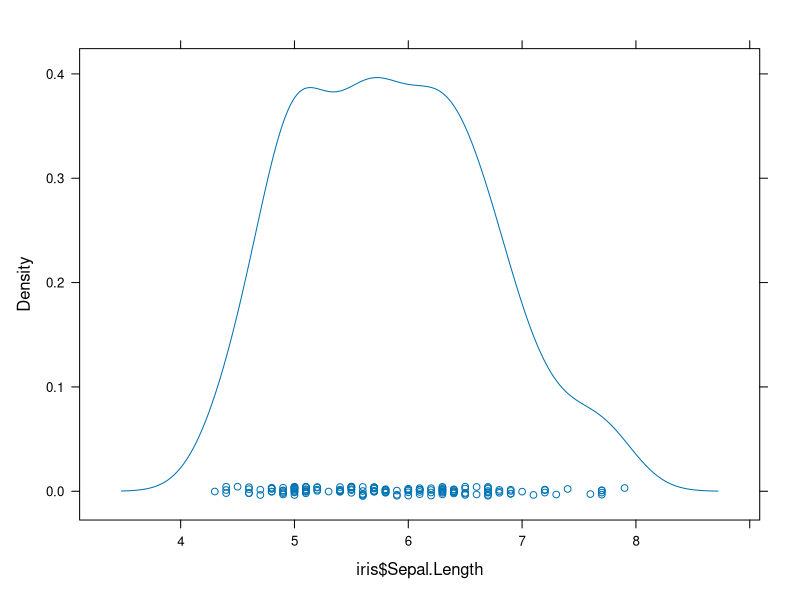
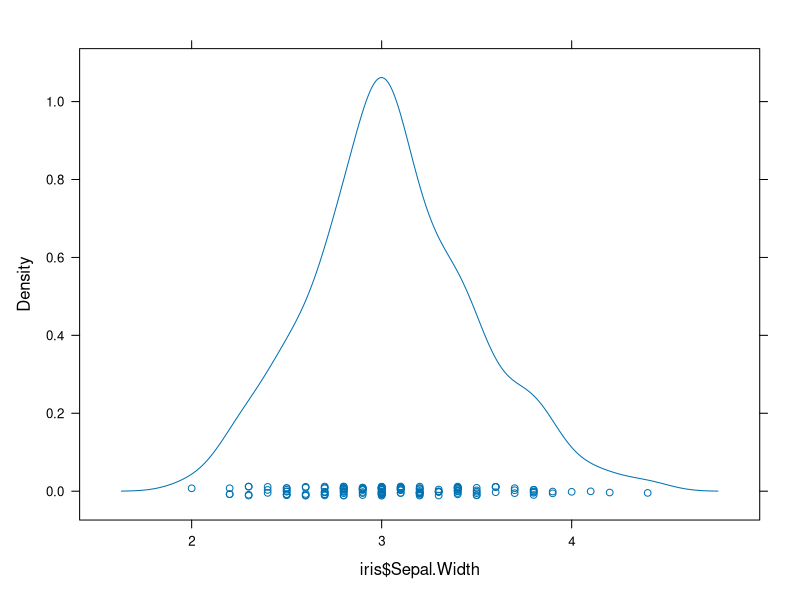
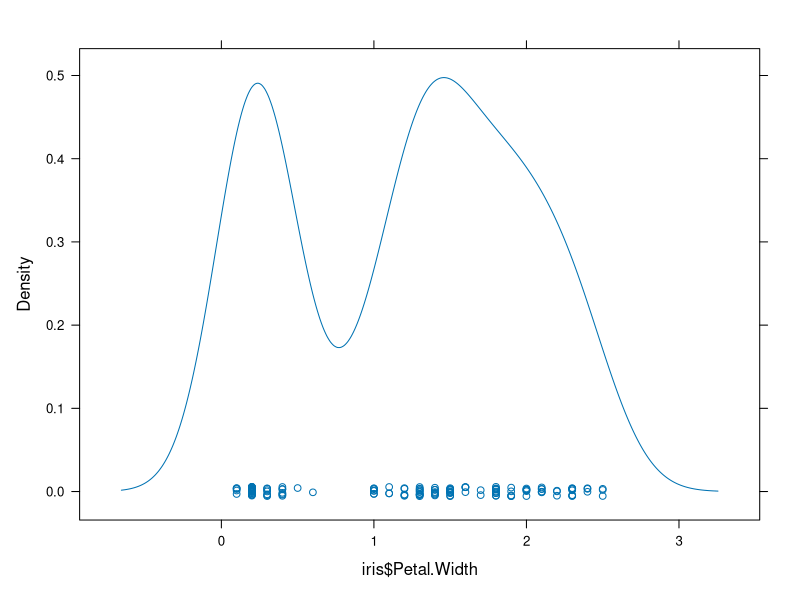
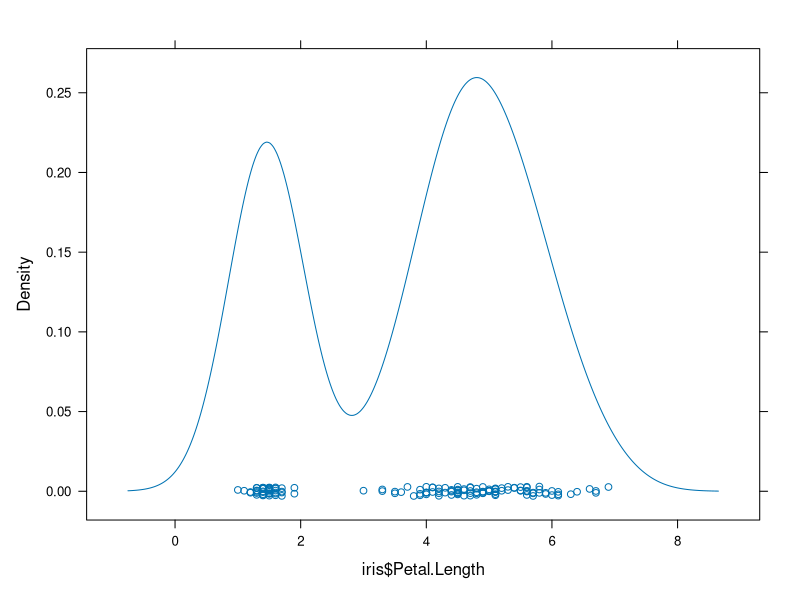
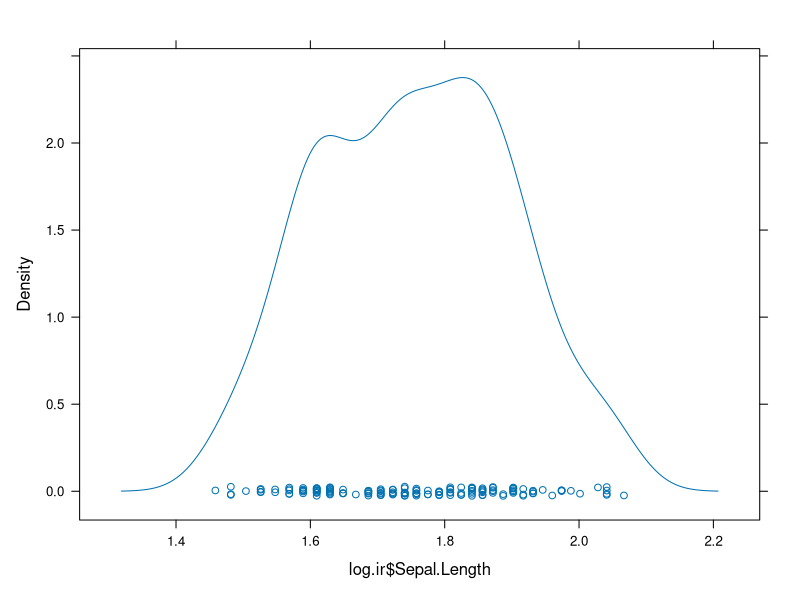
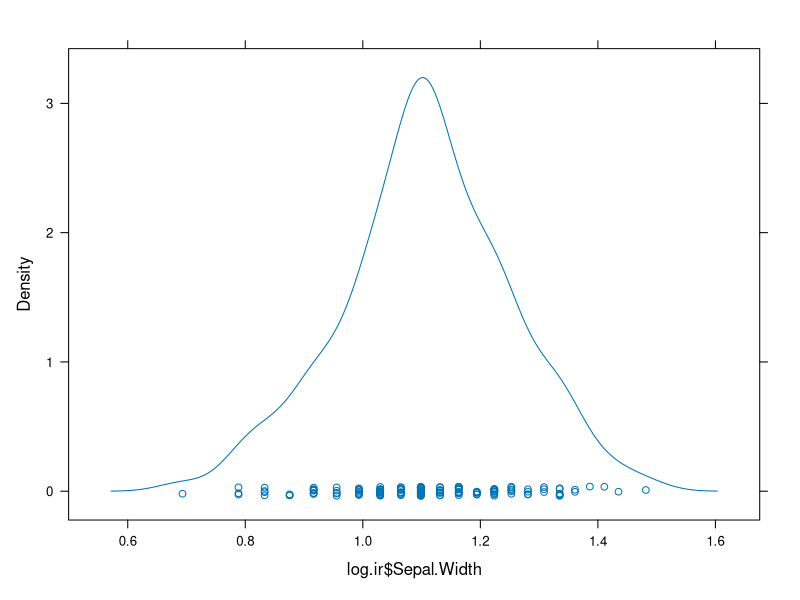
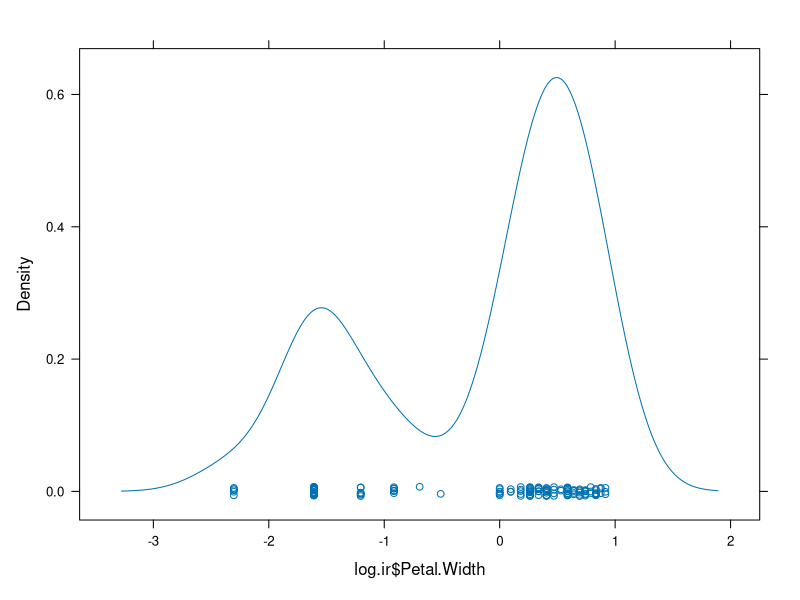
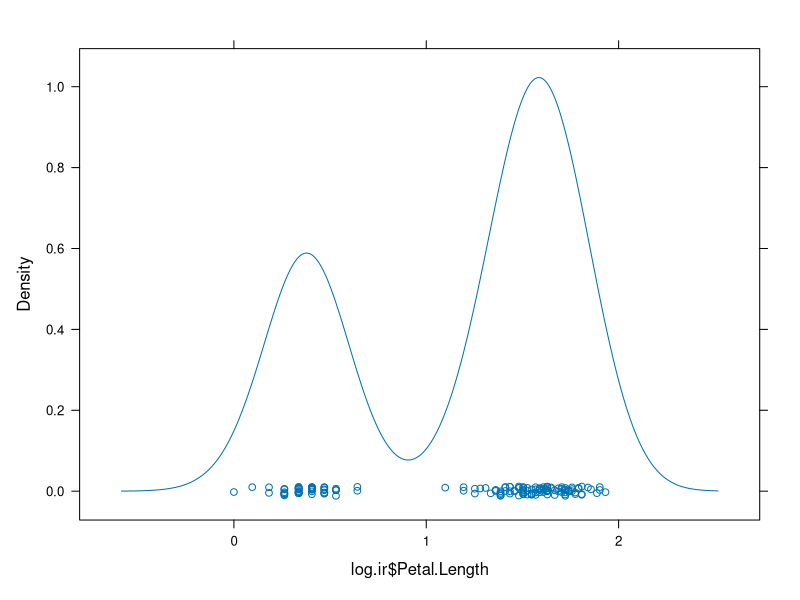

R code for these plots, in order: (Note: this script raises an error after producing the figures.)
#packages
library(lattice)

# Load data
data(iris)
head(iris, 3)
summary(iris)
str(iris)

densityplot(iris $ Sepal.Length)
densityplot(iris $ Sepal.Width)
densityplot(iris $ Petal.Width)
densityplot(iris $ Petal.Length)


#transfrom the data
#not sure why but ok
# log transform 
log.ir <- log(iris[, 1:4])
ir.species <- iris[, 5]
summary(iris)
summary(log.ir)
densityplot(log.ir $ Sepal.Length)
densityplot(log.ir $ Sepal.Width)
densityplot(log.ir $ Petal.Width)
densityplot(log.ir $ Petal.Length)


# apply PCA - scale. = TRUE is highly 
# advisable, but default is FALSE. 
#prcomp is the default package already built in R
ir.pca <- prcomp(log.ir,
                 center = TRUE,
                 scale. = TRUE) 
#results
ir.pca
summary(ir.pca)
# sqrt of eigenvalues
ir.pca$sdev

#too choose wich components to use:
#An eigenvalue > 1 indicates that PCs account for more variance than accounted by one of the original variables 
#in standardized data. This is commonly used as a cutoff point for which PCs are retained. 
#This holds true only when the data are standardized.
#You can also limit the number of component to that number that accounts for a certain fraction of the total variance. 
#For example, if you are satisfied with 70% of the total variance explained then use the number
#of components to achieve that.

#The proportion of variance indicates how much of total variance is there in variance of a particular principal component.
#Hence, PC1 variability explains 73% of total variance of the data.

#Rotation values shown are same as 'loadings'or the linear combination weights (coefficients).
#so PC1 is a combination of .5 sepal lenght -.3 sepal width and so on. this should theoretically make sense.
#Considering rotations of PC1, one can conclude that Sepal.Length, Petal.Length and Petal.Width are directly related, 
#and they all are inversely related to Sepal.Width (which has a negative value in rotation of PC1)
#however sepal widht is much more heavily related to the PC2



#Just for illustration pretend the last two rows
#of the iris data has just arrived and we want to see what is their PCs values

#predcit (we know by the course on ML that we must not use the same data that we used to train for cross validation)
#but ofr the example ok

predict(ir.pca, 
        newdata=tail(log.ir, 2))


#plots
# function to create a circle
circle <- function(center = c(0, 0), npoints = 100) {
  r = 1
  tt = seq(0, 2 * pi, length = npoints)
  xx = center[1] + r * cos(tt)
  yy = center[1] + r * sin(tt)
  return(data.frame(x = xx, y = yy))
}
corcir = circle(c(0, 0), npoints = 100)

# create data frame with correlations between variables and PCs
correlations = as.data.frame(cor(iris[1:4], ir.pca$x))

# data frame with arrows coordinates
arrows = data.frame(x1 = c(0, 0, 0, 0), y1 = c(0, 0, 0, 0), x2 = correlations$PC1, 
                    y2 = correlations$PC2)

# geom_path will do open circles
ggplot() + geom_path(data = corcir, aes(x = x, y = y), colour = "gray65") + 
  geom_segment(data = arrows, aes(x = x1, y = y1, xend = x2, yend = y2), colour = "gray65") + 
  geom_text(data = correlations, aes(x = PC1, y = PC2, label = rownames(correlations))) + 
  geom_hline(yintercept = 0, colour = "gray65") + geom_vline(xintercept = 0, 
                                                             colour = "gray65") + xlim(-1.1, 1.1) + ylim(-1.1, 1.1) + labs(x = "pc1 aixs", 
                                                                                                                           y = "pc2 axis") + ggtitle("Circle of correlations")
#another plot
# load ggplot2
library(ggplot2)

# create data frame with scores
scores = as.data.frame(ir.pca$x)
scores
# plot of observations
ggplot(data = scores, aes(x = PC1, y = PC2, label = iris$Species)) +
  geom_hline(yintercept = 0, colour = "gray65") +
  geom_vline(xintercept = 0, colour = "gray65") +
  geom_text(colour = "black", alpha = 0.8, size = 4) +
  ggtitle("PCA plot of plants")

########### using other package
install.packages("caret")
library(caret)

#do all teh preporcessing in one go
trans = caret::preProcess(iris[,1:4], 
                   method=c("BoxCox", "center", 
                            "scale", "pca"))
PC = predict(trans, iris[,1:4])

summary(PC)
PC

# Loadings
trans$rotation
#autoimatically chooses the importnat components
#results slightly differe mainly becuae this fromula uses n-1 and the above uses n. it's technical
#but the interpreation holds the same

# other graphs correlations 
# Use pairs
pairs(iris[,1:4], col = iris$Species, upper.panel = NULL, pch = 16, cex = 1)
legend("topright", bty = "n", legend = c("setosa","versicolor","virginica"), pch = 16, 
       col = c("black","red","green"),xpd = T, cex = 1, y.intersp = 0.5)


